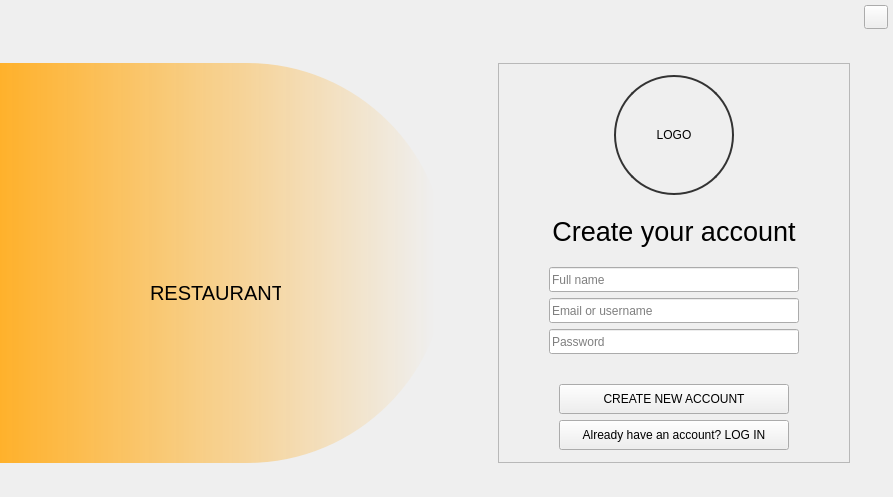
<?xml version="1.0" encoding="UTF-8"?>
<ui version="4.0">
 <class>MainWindow</class>
 <widget class="QMainWindow" name="MainWindow">
  <property name="geometry">
   <rect>
    <x>0</x>
    <y>0</y>
    <width>893</width>
    <height>497</height>
   </rect>
  </property>
  <property name="windowTitle">
   <string>MainWindow</string>
  </property>
  <property name="styleSheet">
   <string notr="true"/>
  </property>
  <widget class="QWidget" name="centralwidget">
   <layout class="QVBoxLayout" name="verticalLayout">
    <property name="spacing">
     <number>0</number>
    </property>
    <property name="leftMargin">
     <number>0</number>
    </property>
    <property name="topMargin">
     <number>0</number>
    </property>
    <property name="rightMargin">
     <number>0</number>
    </property>
    <property name="bottomMargin">
     <number>0</number>
    </property>
    <item>
     <widget class="QWidget" name="widget" native="true">
      <layout class="QHBoxLayout" name="horizontalLayout_16">
       <property name="spacing">
        <number>0</number>
       </property>
       <property name="leftMargin">
        <number>0</number>
       </property>
       <property name="topMargin">
        <number>0</number>
       </property>
       <property name="rightMargin">
        <number>0</number>
       </property>
       <property name="bottomMargin">
        <number>0</number>
       </property>
       <item>
        <widget class="QWidget" name="header_frame" native="true">
         <property name="cursor">
          <cursorShape>BusyCursor</cursorShape>
         </property>
         <layout class="QHBoxLayout" name="horizontalLayout_11">
          <property name="spacing">
           <number>0</number>
          </property>
          <property name="leftMargin">
           <number>0</number>
          </property>
          <property name="topMargin">
           <number>5</number>
          </property>
          <property name="rightMargin">
           <number>5</number>
          </property>
          <property name="bottomMargin">
           <number>0</number>
          </property>
          <item alignment="Qt::AlignRight">
           <widget class="QPushButton" name="close_window_button">
            <property name="minimumSize">
             <size>
              <width>24</width>
              <height>24</height>
             </size>
            </property>
            <property name="maximumSize">
             <size>
              <width>24</width>
              <height>24</height>
             </size>
            </property>
            <property name="cursor">
             <cursorShape>PointingHandCursor</cursorShape>
            </property>
            <property name="text">
             <string/>
            </property>
            <property name="icon">
             <iconset resource="../Qss/icons/_icons.qrc">
              <normaloff>:/feather/icons/feather/x-circle.png</normaloff>:/feather/icons/feather/x-circle.png</iconset>
            </property>
           </widget>
          </item>
         </layout>
        </widget>
       </item>
      </layout>
     </widget>
    </item>
    <item>
     <widget class="QStackedWidget" name="stackedWidget">
      <widget class="QWidget" name="Login_SignUp">
       <layout class="QVBoxLayout" name="verticalLayout_6">
        <property name="spacing">
         <number>0</number>
        </property>
        <property name="leftMargin">
         <number>0</number>
        </property>
        <property name="topMargin">
         <number>0</number>
        </property>
        <property name="rightMargin">
         <number>0</number>
        </property>
        <property name="bottomMargin">
         <number>0</number>
        </property>
        <item alignment="Qt::AlignVCenter">
         <widget class="QWidget" name="body_welcome" native="true">
          <layout class="QHBoxLayout" name="horizontalLayout_12">
           <property name="spacing">
            <number>0</number>
           </property>
           <property name="leftMargin">
            <number>0</number>
           </property>
           <property name="topMargin">
            <number>0</number>
           </property>
           <property name="rightMargin">
            <number>0</number>
           </property>
           <property name="bottomMargin">
            <number>0</number>
           </property>
           <item>
            <widget class="QCustomQStackedWidget" name="welcome_stackedWidget">
             <property name="styleSheet">
              <string notr="true">#welcome_stackedWidget {
 background-color: qlineargradient(spread:pad, x1:0, y1:0, x2:1, y2:0, stop:0 rgba(255, 177, 43, 255), stop:0.971591 rgba(255, 255, 255, 0), stop:1 rgba(255, 255, 255, 0));
  border-top-right-radius:200px;
  border-bottom-right-radius:200px;
}
#welcome_stackedWidget *{
	background-color:transparent;
}</string>
             </property>
             <property name="currentIndex">
              <number>0</number>
             </property>
             <widget class="QWidget" name="left_login_page">
              <property name="styleSheet">
               <string notr="true"/>
              </property>
              <layout class="QVBoxLayout" name="verticalLayout_14">
               <property name="leftMargin">
                <number>0</number>
               </property>
               <property name="rightMargin">
                <number>0</number>
               </property>
               <item>
                <widget class="QFrame" name="frame_3">
                 <property name="sizePolicy">
                  <sizepolicy hsizetype="Expanding" vsizetype="Expanding">
                   <horstretch>0</horstretch>
                   <verstretch>0</verstretch>
                  </sizepolicy>
                 </property>
                 <property name="minimumSize">
                  <size>
                   <width>0</width>
                   <height>0</height>
                  </size>
                 </property>
                 <property name="maximumSize">
                  <size>
                   <width>16777215</width>
                   <height>16777215</height>
                  </size>
                 </property>
                 <property name="styleSheet">
                  <string notr="true"/>
                 </property>
                 <property name="frameShape">
                  <enum>QFrame::StyledPanel</enum>
                 </property>
                 <property name="frameShadow">
                  <enum>QFrame::Raised</enum>
                 </property>
                 <widget class="QLabel" name="label_3">
                  <property name="geometry">
                   <rect>
                    <x>150</x>
                    <y>200</y>
                    <width>131</width>
                    <height>41</height>
                   </rect>
                  </property>
                  <property name="font">
                   <font>
                    <pointsize>15</pointsize>
                   </font>
                  </property>
                  <property name="text">
                   <string>RESTAURANT</string>
                  </property>
                 </widget>
                </widget>
               </item>
              </layout>
             </widget>
             <widget class="QWidget" name="left_signup_page">
              <property name="styleSheet">
               <string notr="true"/>
              </property>
              <layout class="QVBoxLayout" name="verticalLayout_15">
               <property name="leftMargin">
                <number>0</number>
               </property>
               <property name="rightMargin">
                <number>0</number>
               </property>
               <item>
                <widget class="QFrame" name="frame_4">
                 <property name="sizePolicy">
                  <sizepolicy hsizetype="Expanding" vsizetype="Expanding">
                   <horstretch>0</horstretch>
                   <verstretch>0</verstretch>
                  </sizepolicy>
                 </property>
                 <property name="minimumSize">
                  <size>
                   <width>0</width>
                   <height>0</height>
                  </size>
                 </property>
                 <property name="maximumSize">
                  <size>
                   <width>16777215</width>
                   <height>16777215</height>
                  </size>
                 </property>
                 <property name="styleSheet">
                  <string notr="true"/>
                 </property>
                 <property name="frameShape">
                  <enum>QFrame::StyledPanel</enum>
                 </property>
                 <property name="frameShadow">
                  <enum>QFrame::Raised</enum>
                 </property>
                 <widget class="QLabel" name="label_2">
                  <property name="geometry">
                   <rect>
                    <x>150</x>
                    <y>190</y>
                    <width>61</width>
                    <height>31</height>
                   </rect>
                  </property>
                  <property name="font">
                   <font>
                    <pointsize>15</pointsize>
                   </font>
                  </property>
                  <property name="text">
                   <string>Food</string>
                  </property>
                 </widget>
                </widget>
               </item>
              </layout>
             </widget>
            </widget>
           </item>
           <item>
            <widget class="QCustomQStackedWidget" name="login_signup_stackedWidget">
             <property name="cursor">
              <cursorShape>ArrowCursor</cursorShape>
             </property>
             <property name="currentIndex">
              <number>1</number>
             </property>
             <widget class="QWidget" name="right_login_page">
              <layout class="QVBoxLayout" name="verticalLayout_3">
               <property name="topMargin">
                <number>0</number>
               </property>
               <property name="rightMargin">
                <number>0</number>
               </property>
               <property name="bottomMargin">
                <number>0</number>
               </property>
               <item alignment="Qt::AlignHCenter">
                <widget class="QFrame" name="frame">
                 <property name="frameShape">
                  <enum>QFrame::StyledPanel</enum>
                 </property>
                 <property name="frameShadow">
                  <enum>QFrame::Raised</enum>
                 </property>
                 <layout class="QVBoxLayout" name="verticalLayout_4">
                  <property name="leftMargin">
                   <number>0</number>
                  </property>
                  <property name="topMargin">
                   <number>0</number>
                  </property>
                  <property name="rightMargin">
                   <number>0</number>
                  </property>
                  <property name="bottomMargin">
                   <number>0</number>
                  </property>
                  <item alignment="Qt::AlignHCenter">
                   <widget class="QLabel" name="login_photo_label">
                    <property name="minimumSize">
                     <size>
                      <width>120</width>
                      <height>120</height>
                     </size>
                    </property>
                    <property name="maximumSize">
                     <size>
                      <width>120</width>
                      <height>120</height>
                     </size>
                    </property>
                    <property name="styleSheet">
                     <string notr="true">border-radius: 60px;  border: 1.5px solid #333;</string>
                    </property>
                    <property name="text">
                     <string>LOGO</string>
                    </property>
                    <property name="alignment">
                     <set>Qt::AlignCenter</set>
                    </property>
                   </widget>
                  </item>
                  <item alignment="Qt::AlignHCenter">
                   <widget class="QLabel" name="label_21">
                    <property name="sizePolicy">
                     <sizepolicy hsizetype="Preferred" vsizetype="Preferred">
                      <horstretch>0</horstretch>
                      <verstretch>0</verstretch>
                     </sizepolicy>
                    </property>
                    <property name="font">
                     <font>
                      <pointsize>20</pointsize>
                     </font>
                    </property>
                    <property name="text">
                     <string>Welcome back...</string>
                    </property>
                    <property name="scaledContents">
                     <bool>true</bool>
                    </property>
                    <property name="alignment">
                     <set>Qt::AlignCenter</set>
                    </property>
                   </widget>
                  </item>
                  <item>
                   <layout class="QVBoxLayout" name="verticalLayout_2">
                    <property name="leftMargin">
                     <number>50</number>
                    </property>
                    <property name="topMargin">
                     <number>5</number>
                    </property>
                    <property name="rightMargin">
                     <number>50</number>
                    </property>
                    <property name="bottomMargin">
                     <number>10</number>
                    </property>
                    <item>
                     <widget class="QLabel" name="label">
                      <property name="font">
                       <font>
                        <family>Dubai Light</family>
                        <pointsize>12</pointsize>
                       </font>
                      </property>
                      <property name="text">
                       <string>Log in to continue</string>
                      </property>
                      <property name="scaledContents">
                       <bool>true</bool>
                      </property>
                     </widget>
                    </item>
                    <item>
                     <layout class="QVBoxLayout" name="verticalLayout_8">
                      <property name="sizeConstraint">
                       <enum>QLayout::SetMinimumSize</enum>
                      </property>
                      <property name="topMargin">
                       <number>10</number>
                      </property>
                      <property name="rightMargin">
                       <number>0</number>
                      </property>
                      <property name="bottomMargin">
                       <number>15</number>
                      </property>
                      <item>
                       <widget class="QLineEdit" name="login_username_lineEdit">
                        <property name="minimumSize">
                         <size>
                          <width>250</width>
                          <height>25</height>
                         </size>
                        </property>
                        <property name="styleSheet">
                         <string notr="true">border:1.5px solid #333; border-radius:8px;padding-left:30px</string>
                        </property>
                        <property name="placeholderText">
                         <string>Email or username</string>
                        </property>
                       </widget>
                      </item>
                      <item>
                       <widget class="QLineEdit" name="login_password_lineEdit">
                        <property name="minimumSize">
                         <size>
                          <width>250</width>
                          <height>25</height>
                         </size>
                        </property>
                        <property name="styleSheet">
                         <string notr="true">border:1.5px solid #333; border-radius:8px;padding-left:30px</string>
                        </property>
                        <property name="placeholderText">
                         <string>Password</string>
                        </property>
                       </widget>
                      </item>
                      <item>
                       <widget class="QCheckBox" name="login_rememberme_checkBox">
                        <property name="maximumSize">
                         <size>
                          <width>16777215</width>
                          <height>35</height>
                         </size>
                        </property>
                        <property name="font">
                         <font>
                          <family>Dubai Light</family>
                          <pointsize>9</pointsize>
                         </font>
                        </property>
                        <property name="styleSheet">
                         <string notr="true">margin:5px; color:#353535;</string>
                        </property>
                        <property name="text">
                         <string>Remember me</string>
                        </property>
                       </widget>
                      </item>
                     </layout>
                    </item>
                    <item>
                     <layout class="QVBoxLayout" name="verticalLayout_5">
                      <property name="spacing">
                       <number>10</number>
                      </property>
                      <property name="topMargin">
                       <number>0</number>
                      </property>
                      <item alignment="Qt::AlignHCenter">
                       <widget class="QPushButton" name="login_button">
                        <property name="minimumSize">
                         <size>
                          <width>230</width>
                          <height>30</height>
                         </size>
                        </property>
                        <property name="maximumSize">
                         <size>
                          <width>230</width>
                          <height>30</height>
                         </size>
                        </property>
                        <property name="cursor">
                         <cursorShape>PointingHandCursor</cursorShape>
                        </property>
                        <property name="styleSheet">
                         <string notr="true">background-color:#333;color:white</string>
                        </property>
                        <property name="text">
                         <string>LOG IN</string>
                        </property>
                       </widget>
                      </item>
                      <item alignment="Qt::AlignHCenter">
                       <widget class="QPushButton" name="to_signup_button">
                        <property name="minimumSize">
                         <size>
                          <width>230</width>
                          <height>30</height>
                         </size>
                        </property>
                        <property name="maximumSize">
                         <size>
                          <width>230</width>
                          <height>30</height>
                         </size>
                        </property>
                        <property name="cursor">
                         <cursorShape>PointingHandCursor</cursorShape>
                        </property>
                        <property name="styleSheet">
                         <string notr="true">background-color:#545454;color:white</string>
                        </property>
                        <property name="text">
                         <string>CREATE NEW ACCOUNT</string>
                        </property>
                       </widget>
                      </item>
                     </layout>
                    </item>
                   </layout>
                  </item>
                 </layout>
                </widget>
               </item>
              </layout>
             </widget>
             <widget class="QWidget" name="right_signup_page">
              <layout class="QVBoxLayout" name="verticalLayout_13">
               <property name="leftMargin">
                <number>9</number>
               </property>
               <property name="topMargin">
                <number>0</number>
               </property>
               <property name="rightMargin">
                <number>0</number>
               </property>
               <property name="bottomMargin">
                <number>0</number>
               </property>
               <item alignment="Qt::AlignHCenter">
                <widget class="QFrame" name="frame_2">
                 <property name="frameShape">
                  <enum>QFrame::StyledPanel</enum>
                 </property>
                 <property name="frameShadow">
                  <enum>QFrame::Raised</enum>
                 </property>
                 <layout class="QVBoxLayout" name="verticalLayout_9">
                  <property name="spacing">
                   <number>0</number>
                  </property>
                  <property name="leftMargin">
                   <number>0</number>
                  </property>
                  <property name="topMargin">
                   <number>0</number>
                  </property>
                  <property name="rightMargin">
                   <number>0</number>
                  </property>
                  <property name="bottomMargin">
                   <number>0</number>
                  </property>
                  <item alignment="Qt::AlignHCenter">
                   <widget class="QLabel" name="signup_photo_label">
                    <property name="minimumSize">
                     <size>
                      <width>120</width>
                      <height>120</height>
                     </size>
                    </property>
                    <property name="maximumSize">
                     <size>
                      <width>120</width>
                      <height>120</height>
                     </size>
                    </property>
                    <property name="styleSheet">
                     <string notr="true">border-radius: 60px;  border: 1.5px solid #333;</string>
                    </property>
                    <property name="text">
                     <string>LOGO</string>
                    </property>
                    <property name="alignment">
                     <set>Qt::AlignCenter</set>
                    </property>
                   </widget>
                  </item>
                  <item alignment="Qt::AlignHCenter">
                   <widget class="QLabel" name="label_31">
                    <property name="sizePolicy">
                     <sizepolicy hsizetype="Preferred" vsizetype="Preferred">
                      <horstretch>0</horstretch>
                      <verstretch>0</verstretch>
                     </sizepolicy>
                    </property>
                    <property name="maximumSize">
                     <size>
                      <width>16777215</width>
                      <height>50</height>
                     </size>
                    </property>
                    <property name="font">
                     <font>
                      <pointsize>20</pointsize>
                     </font>
                    </property>
                    <property name="text">
                     <string>Create your account</string>
                    </property>
                    <property name="scaledContents">
                     <bool>true</bool>
                    </property>
                    <property name="alignment">
                     <set>Qt::AlignCenter</set>
                    </property>
                   </widget>
                  </item>
                  <item>
                   <layout class="QVBoxLayout" name="verticalLayout_10">
                    <property name="leftMargin">
                     <number>50</number>
                    </property>
                    <property name="topMargin">
                     <number>0</number>
                    </property>
                    <property name="rightMargin">
                     <number>50</number>
                    </property>
                    <property name="bottomMargin">
                     <number>0</number>
                    </property>
                    <item>
                     <layout class="QVBoxLayout" name="verticalLayout_11">
                      <property name="spacing">
                       <number>6</number>
                      </property>
                      <property name="sizeConstraint">
                       <enum>QLayout::SetMinimumSize</enum>
                      </property>
                      <property name="topMargin">
                       <number>0</number>
                      </property>
                      <property name="rightMargin">
                       <number>0</number>
                      </property>
                      <property name="bottomMargin">
                       <number>15</number>
                      </property>
                      <item>
                       <widget class="QLineEdit" name="full_name_lineEdit">
                        <property name="sizePolicy">
                         <sizepolicy hsizetype="Preferred" vsizetype="Preferred">
                          <horstretch>0</horstretch>
                          <verstretch>0</verstretch>
                         </sizepolicy>
                        </property>
                        <property name="minimumSize">
                         <size>
                          <width>250</width>
                          <height>25</height>
                         </size>
                        </property>
                        <property name="maximumSize">
                         <size>
                          <width>250</width>
                          <height>25</height>
                         </size>
                        </property>
                        <property name="styleSheet">
                         <string notr="true"/>
                        </property>
                        <property name="text">
                         <string/>
                        </property>
                        <property name="placeholderText">
                         <string>Full name</string>
                        </property>
                       </widget>
                      </item>
                      <item>
                       <widget class="QLineEdit" name="signup_username_lineEdit">
                        <property name="minimumSize">
                         <size>
                          <width>0</width>
                          <height>25</height>
                         </size>
                        </property>
                        <property name="styleSheet">
                         <string notr="true"/>
                        </property>
                        <property name="placeholderText">
                         <string>Email or username</string>
                        </property>
                       </widget>
                      </item>
                      <item>
                       <widget class="QLineEdit" name="signup_password_lineEdit">
                        <property name="minimumSize">
                         <size>
                          <width>0</width>
                          <height>25</height>
                         </size>
                        </property>
                        <property name="styleSheet">
                         <string notr="true"/>
                        </property>
                        <property name="placeholderText">
                         <string>Password</string>
                        </property>
                       </widget>
                      </item>
                     </layout>
                    </item>
                    <item>
                     <layout class="QVBoxLayout" name="verticalLayout_12">
                      <property name="spacing">
                       <number>6</number>
                      </property>
                      <property name="sizeConstraint">
                       <enum>QLayout::SetMaximumSize</enum>
                      </property>
                      <property name="topMargin">
                       <number>15</number>
                      </property>
                      <property name="bottomMargin">
                       <number>0</number>
                      </property>
                      <item alignment="Qt::AlignHCenter">
                       <widget class="QPushButton" name="signup_button">
                        <property name="minimumSize">
                         <size>
                          <width>230</width>
                          <height>30</height>
                         </size>
                        </property>
                        <property name="maximumSize">
                         <size>
                          <width>230</width>
                          <height>30</height>
                         </size>
                        </property>
                        <property name="cursor">
                         <cursorShape>PointingHandCursor</cursorShape>
                        </property>
                        <property name="styleSheet">
                         <string notr="true"/>
                        </property>
                        <property name="text">
                         <string>CREATE NEW ACCOUNT</string>
                        </property>
                       </widget>
                      </item>
                      <item alignment="Qt::AlignHCenter">
                       <widget class="QPushButton" name="to_login_button">
                        <property name="minimumSize">
                         <size>
                          <width>230</width>
                          <height>30</height>
                         </size>
                        </property>
                        <property name="maximumSize">
                         <size>
                          <width>230</width>
                          <height>30</height>
                         </size>
                        </property>
                        <property name="cursor">
                         <cursorShape>PointingHandCursor</cursorShape>
                        </property>
                        <property name="styleSheet">
                         <string notr="true"/>
                        </property>
                        <property name="text">
                         <string>Already have an account? LOG IN</string>
                        </property>
                       </widget>
                      </item>
                     </layout>
                    </item>
                   </layout>
                  </item>
                 </layout>
                </widget>
               </item>
              </layout>
             </widget>
            </widget>
           </item>
          </layout>
         </widget>
        </item>
       </layout>
      </widget>
      <widget class="QWidget" name="Main">
       <layout class="QVBoxLayout" name="verticalLayout_7">
        <item>
         <widget class="QWidget" name="header_main" native="true">
          <property name="cursor">
           <cursorShape>BusyCursor</cursorShape>
          </property>
          <layout class="QHBoxLayout" name="horizontalLayout_13">
           <property name="spacing">
            <number>0</number>
           </property>
           <property name="leftMargin">
            <number>0</number>
           </property>
           <property name="topMargin">
            <number>0</number>
           </property>
           <property name="rightMargin">
            <number>0</number>
           </property>
           <property name="bottomMargin">
            <number>0</number>
           </property>
           <item>
            <widget class="QPushButton" name="home_button">
             <property name="text">
              <string>Home</string>
             </property>
            </widget>
           </item>
           <item>
            <widget class="QPushButton" name="restaurant_button">
             <property name="text">
              <string>Restaurant</string>
             </property>
            </widget>
           </item>
           <item alignment="Qt::AlignRight">
            <widget class="QPushButton" name="profile_button">
             <property name="minimumSize">
              <size>
               <width>48</width>
               <height>48</height>
              </size>
             </property>
             <property name="maximumSize">
              <size>
               <width>48</width>
               <height>48</height>
              </size>
             </property>
             <property name="cursor">
              <cursorShape>PointingHandCursor</cursorShape>
             </property>
             <property name="text">
              <string/>
             </property>
             <property name="icon">
              <iconset resource="../Qss/icons/_icons.qrc">
               <normaloff>:/feather/icons/feather/smile.png</normaloff>:/feather/icons/feather/smile.png</iconset>
             </property>
             <property name="iconSize">
              <size>
               <width>32</width>
               <height>32</height>
              </size>
             </property>
            </widget>
           </item>
          </layout>
         </widget>
        </item>
        <item>
         <widget class="QWidget" name="body_main" native="true">
          <layout class="QHBoxLayout" name="horizontalLayout_14">
           <item>
            <widget class="QStackedWidget" name="body_stackedWidget">
             <property name="minimumSize">
              <size>
               <width>15</width>
               <height>15</height>
              </size>
             </property>
             <property name="layoutDirection">
              <enum>Qt::LeftToRight</enum>
             </property>
             <property name="currentIndex">
              <number>0</number>
             </property>
             <widget class="QWidget" name="profile_page"/>
             <widget class="QWidget" name="home_page"/>
             <widget class="QWidget" name="restaurant_page"/>
             <widget class="QWidget" name="inside_restaurant_page">
              <layout class="QHBoxLayout" name="horizontalLayout_3">
               <item>
                <widget class="QWidget" name="body_modify_restaurant" native="true">
                 <property name="sizePolicy">
                  <sizepolicy hsizetype="Expanding" vsizetype="Expanding">
                   <horstretch>0</horstretch>
                   <verstretch>0</verstretch>
                  </sizepolicy>
                 </property>
                 <layout class="QHBoxLayout" name="horizontalLayout_6" stretch="0,0">
                  <property name="spacing">
                   <number>6</number>
                  </property>
                  <item>
                   <layout class="QVBoxLayout" name="left_panel_restaurant">
                    <item>
                     <widget class="QLabel" name="label_12">
                      <property name="sizePolicy">
                       <sizepolicy hsizetype="Ignored" vsizetype="Fixed">
                        <horstretch>0</horstretch>
                        <verstretch>0</verstretch>
                       </sizepolicy>
                      </property>
                      <property name="text">
                       <string/>
                      </property>
                      <property name="pixmap">
                       <pixmap>../image/ic_food64.png</pixmap>
                      </property>
                      <property name="scaledContents">
                       <bool>true</bool>
                      </property>
                     </widget>
                    </item>
                    <item>
                     <widget class="QPushButton" name="pushButton">
                      <property name="text">
                       <string>Information</string>
                      </property>
                      <property name="icon">
                       <iconset>
                        <normaloff>../5349751_information_info_icon.png</normaloff>../5349751_information_info_icon.png</iconset>
                      </property>
                     </widget>
                    </item>
                    <item>
                     <widget class="QPushButton" name="pushButton_4">
                      <property name="text">
                       <string>Menu</string>
                      </property>
                      <property name="icon">
                       <iconset>
                        <normaloff>../4848456_choose_coffee_menu_menus_print_icon.png</normaloff>../4848456_choose_coffee_menu_menus_print_icon.png</iconset>
                      </property>
                     </widget>
                    </item>
                    <item>
                     <widget class="QPushButton" name="pushButton_3">
                      <property name="text">
                       <string>Review</string>
                      </property>
                      <property name="icon">
                       <iconset>
                        <normaloff>../ic_review.png</normaloff>../ic_review.png</iconset>
                      </property>
                     </widget>
                    </item>
                   </layout>
                  </item>
                  <item>
                   <widget class="QStackedWidget" name="stackedWidget_7">
                    <property name="sizePolicy">
                     <sizepolicy hsizetype="Expanding" vsizetype="Expanding">
                      <horstretch>0</horstretch>
                      <verstretch>0</verstretch>
                     </sizepolicy>
                    </property>
                    <property name="styleSheet">
                     <string notr="true">color: rgb(41, 110, 126);</string>
                    </property>
                    <property name="currentIndex">
                     <number>10</number>
                    </property>
                    <widget class="QWidget" name="add_restaurant_page">
                     <layout class="QVBoxLayout" name="verticalLayout_4">
                      <property name="spacing">
                       <number>0</number>
                      </property>
                      <property name="leftMargin">
                       <number>0</number>
                      </property>
                      <property name="topMargin">
                       <number>0</number>
                      </property>
                      <property name="rightMargin">
                       <number>0</number>
                      </property>
                      <property name="bottomMargin">
                       <number>0</number>
                      </property>
                     </layout>
                    </widget>
                    <widget class="QWidget" name="modify_restaurant_page">
                     <layout class="QVBoxLayout" name="verticalLayout_6">
                      <property name="spacing">
                       <number>0</number>
                      </property>
                      <property name="leftMargin">
                       <number>0</number>
                      </property>
                      <property name="topMargin">
                       <number>0</number>
                      </property>
                      <property name="rightMargin">
                       <number>0</number>
                      </property>
                      <property name="bottomMargin">
                       <number>0</number>
                      </property>
                     </layout>
                    </widget>
                    <widget class="QWidget" name="add_review_restaurant_page"/>
                    <widget class="QWidget" name="edit_review_restaurant_page"/>
                    <widget class="QWidget" name="review_restaurant_page"/>
                    <widget class="QWidget" name="menu_page"/>
                    <widget class="QWidget" name="add_food_page"/>
                    <widget class="QWidget" name="modify_food_page"/>
                    <widget class="QWidget" name="review_food_page">
                     <layout class="QVBoxLayout" name="verticalLayout_16">
                      <property name="spacing">
                       <number>0</number>
                      </property>
                      <property name="leftMargin">
                       <number>0</number>
                      </property>
                      <property name="topMargin">
                       <number>0</number>
                      </property>
                      <property name="rightMargin">
                       <number>0</number>
                      </property>
                      <property name="bottomMargin">
                       <number>0</number>
                      </property>
                     </layout>
                    </widget>
                    <widget class="QWidget" name="add_review_food_page"/>
                    <widget class="QWidget" name="edit_review_food_page"/>
                   </widget>
                  </item>
                 </layout>
                </widget>
               </item>
              </layout>
             </widget>
            </widget>
           </item>
          </layout>
         </widget>
        </item>
       </layout>
      </widget>
     </widget>
    </item>
   </layout>
  </widget>
 </widget>
 <customwidgets>
  <customwidget>
   <class>QCustomQStackedWidget</class>
   <extends>QStackedWidget</extends>
   <header>Custom_Widgets.QCustomQStackedWidget.h</header>
   <container>1</container>
  </customwidget>
 </customwidgets>
 <resources>
  <include location="../Qss/icons/_icons.qrc"/>
 </resources>
 <connections/>
</ui>
